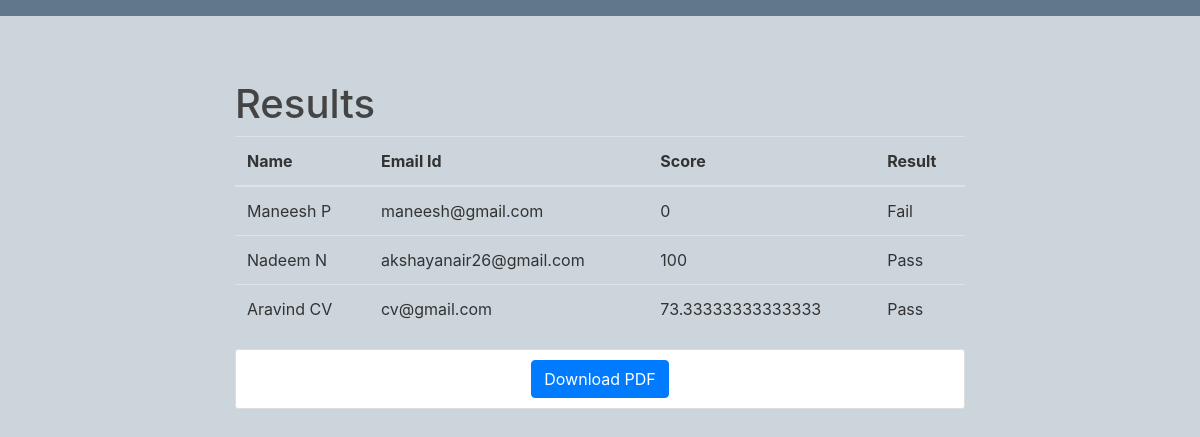
Screenshot of /company with the database file from the repository.
### irecruit/models.py (models this page shows, shortened)
class User(db.Model, UserMixin):
    id = db.Column(db.Integer, primary_key=True)
    firstname = db.Column(db.String(20), nullable=False)
    lastname = db.Column(db.String(20), nullable=False)
    dob = db.Column(db.String(10), nullable=False)
    user_id = db.Column(db.Integer, db.ForeignKey('admin.id'), unique=True)
    skill = db.relationship('Skill', backref='user', lazy=True)

class Admin(db.Model, UserMixin):
    id = db.Column(db.Integer, primary_key=True)
    email = db.Column(db.String(120), unique=True, nullable=False)
    image_file = db.Column(db.String(20), nullable=False, default='default.jpg')
    password = db.Column(db.String(60), nullable=False)
    user = db.relationship('User', backref='admin', uselist=False)
    score = db.Column(db.Integer, default=0)

### irecruit/route.py (the view)
@app.route('/company')
def company():
    users = Admin.query.all()
    usr = User.query.all()
    return render_template('company.html', title='Company', users=users, usr=usr)

### irecruit/templates/company.html (shortened to what this page needs)
{% extends "layout.html" %}
{% block content %}
    <h1>Results</h1>
    <div class="table-responsive" id="tab">
        <table class="table">
 <thead>
  <th>Name</th>
 <th>Email Id</th>
 <th>Score</th>
 <th>Result</th>
 </thead>
 <tbody>
 {% for user in users %}
    <tr>
        {% if usr.id == users.id %}
            {% for u in usr %}
            {% if u.id == user.id %}
       <td>{{ u.firstname }}  {{ u.lastname }}</td>
                {% endif %}
            {% endfor %}
        <td> {{ user.email }}</td>
        <td>{{ user.score }}</td>
        {% if user.score > 50 %}
            <td>Pass</td>
            {% else %}
            <td>Fail</td>
        {% endif %}
        {% endif %}
    </tr>
 {% endfor %}
 </tbody>
 </table>
</div>
    <div class="content-section" align="center">
        <input type="button" value="Download PDF" class="btn btn-primary"
            id="btPrint" onclick="createPDF()"/>
    </div>
{% endblock content %}

### irecruit/static/css/main1.css (style rules this page uses)
body { background: #fafafa; color: #333333; margin-top: 5rem; }
h1, h2, h3, h4, h5, h6 { color: #444444; }
.content-section { background: #ffffff; padding: 10px 20px; border: 1px solid #dddddd; border-radius: 3px; margin-bottom: 20px; }

### irecruit/templates/layout.html (style rules this page uses)
.image { width: 100%; height: auto; background-color: #cbd5db; background-repeat: no-repeat; background-size: cover; }

### rows the page displays
Admin: email "maneesh@gmail.com", score "0", shows "Fail"
User: firstname "Maneesh", lastname "P"
Admin: email "akshayanair26@gmail.com", score "100", shows "Pass"
User: firstname "Nadeem", lastname "N"
Admin: email "cv@gmail.com", score "73.33333333333333", shows "Pass"
User: firstname "Aravind", lastname "CV"
